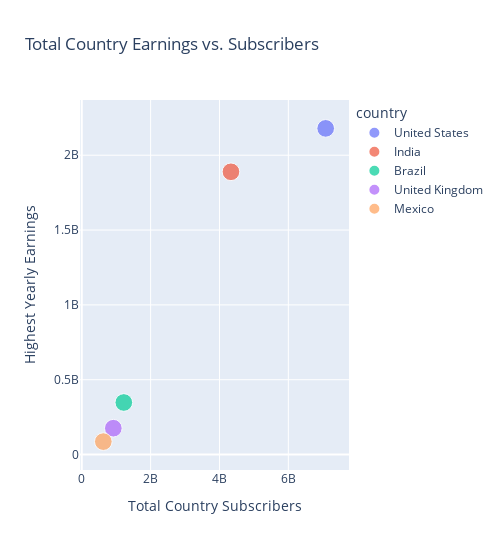

Notebook code cell kept with this figure:
### Markdown cell above
I wanted to see the overall trend of countries in respect to subscribers and highest yearly earnings visibily, as viewing in a dataframe can be difficult.

### Code cell
px.scatter(countrydf.head(5), 
           x='subscribers',y='highest_yearly_earnings', size = 'sizer', size_max=12.5,
               
               color=countrydf.head(5).index,
                labels = {'subscribers': 'Total Country Subscribers',
                          'highest_yearly_earnings': 'Highest Yearly Earnings'},
                     title ='Total Country Earnings vs. Subscribers').update_layout(
                                                                                autosize=False, height=550, width=500).update_layout(legend_title="country")

### Figure 1 — Plotly figure (JSON) as saved in the notebook; plotly's stock layout.template omitted (floating-point values rounded to 4 significant figures)
{"data": [{"hovertemplate": "color=United States<br>Total Country Subscribers=%{x}<br>Highest Yearly Earnings=%{y}<br>sizer=%{marker.size}<extra></extra>", "legendgroup": "United States", "marker": {"color": "#636efa", "size": [1], "sizemode": "area", "sizeref": 0.0064, "symbol": "circle"}, "mode": "markers", "name": "United States", "orientation": "v", "showlegend": true, "type": "scatter", "x": [7084500000], "xaxis": "x", "y": [2179000000.0], "yaxis": "y"}, {"hovertemplate": "color=India<br>Total Country Subscribers=%{x}<br>Highest Yearly Earnings=%{y}<br>sizer=%{marker.size}<extra></extra>", "legendgroup": "India", "marker": {"color": "#EF553B", "size": [1], "sizemode": "area", "sizeref": 0.0064, "symbol": "circle"}, "mode": "markers", "name": "India", "orientation": "v", "showlegend": true, "type": "scatter", "x": [4333400000], "xaxis": "x", "y": [1889000000.0], "yaxis": "y"}, {"hovertemplate": "color=Brazil<br>Total Country Subscribers=%{x}<br>Highest Yearly Earnings=%{y}<br>sizer=%{marker.size}<extra></extra>", "legendgroup": "Brazil", "marker": {"color": "#00cc96", "size": [1], "sizemode": "area", "sizeref": 0.0064, "symbol": "circle"}, "mode": "markers", "name": "Brazil", "orientation": "v", "showlegend": true, "type": "scatter", "x": [1221800000], "xaxis": "x", "y": [347807000], "yaxis": "y"}, {"hovertemplate": "color=United Kingdom<br>Total Country Subscribers=%{x}<br>Highest Yearly Earnings=%{y}<br>sizer=%{marker.size}<extra></extra>", "legendgroup": "United Kingdom", "marker": {"color": "#ab63fa", "size": [1], "sizemode": "area", "sizeref": 0.0064, "symbol": "circle"}, "mode": "markers", "name": "United Kingdom", "orientation": "v", "showlegend": true, "type": "scatter", "x": [917400000], "xaxis": "x", "y": [175900000.0], "yaxis": "y"}, {"hovertemplate": "color=Mexico<br>Total Country Subscribers=%{x}<br>Highest Yearly Earnings=%{y}<br>sizer=%{marker.size}<extra></extra>", "legendgroup": "Mexico", "marker": {"color": "#FFA15A", "size": [1], "sizemode": "area", "sizeref": 0.0064, "symbol": "circle"}, "mode": "markers", "name": "Mexico", "orientation": "v", "showlegend": true, "type": "scatter", "x": [626900000], "xaxis": "x", "y": [86250569], "yaxis": "y"}], "layout": {"autosize": false, "height": 550, "legend": {"itemsizing": "constant", "title": {"text": "country"}, "tracegroupgap": 0}, "title": {"text": "Total Country Earnings vs. Subscribers"}, "width": 500, "xaxis": {"anchor": "y", "autorange": true, "domain": [0, 1], "range": [-61440000.0, 7773000000.0], "title": {"text": "Total Country Subscribers"}, "type": "linear"}, "yaxis": {"anchor": "x", "autorange": true, "domain": [0, 1], "range": [-103400000.0, 2369000000.0], "title": {"text": "Highest Yearly Earnings"}, "type": "linear"}}}
